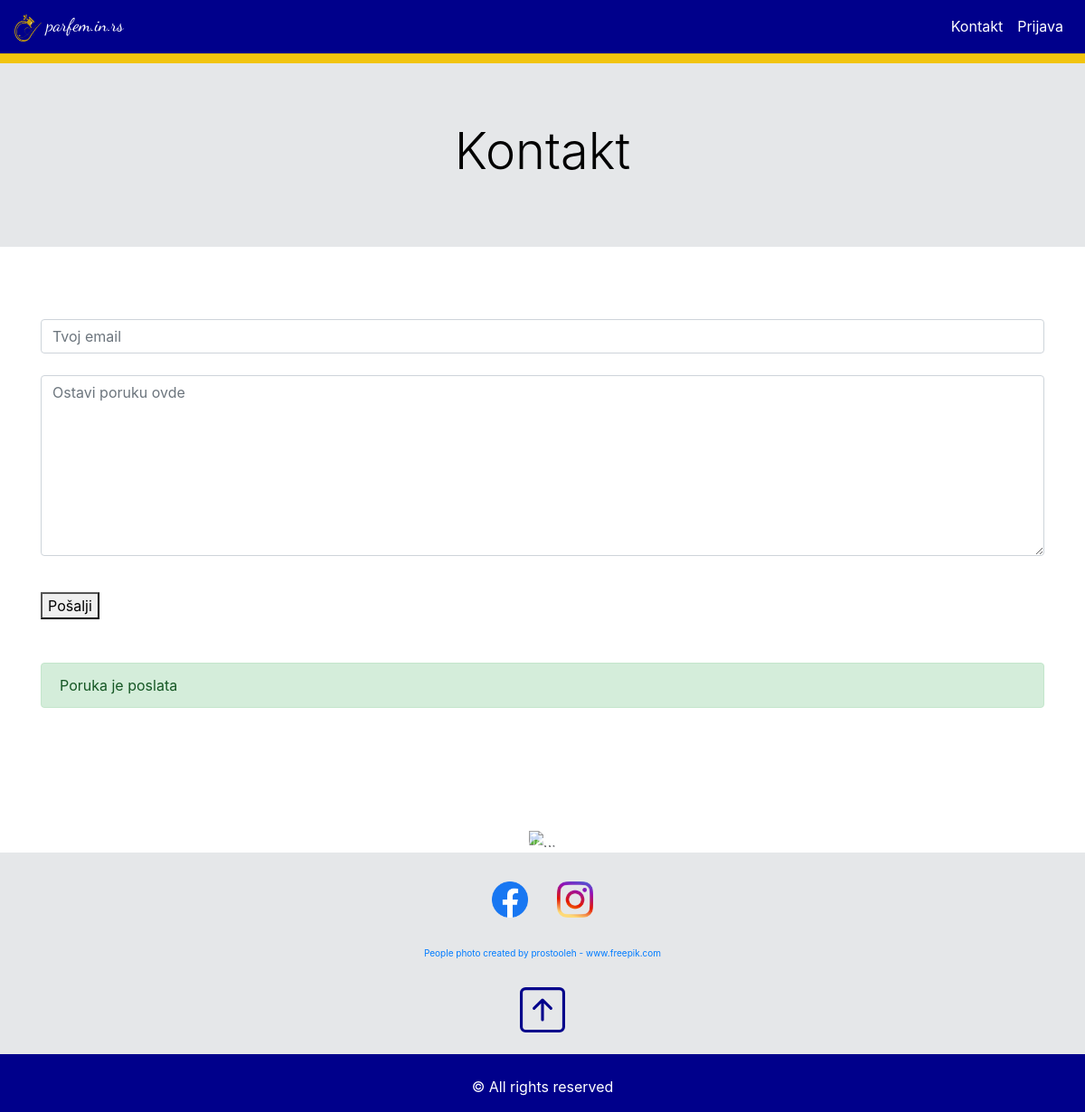
Page /views/contact.view.php?email=true on the committed database.
### tables this page shows
CREATE TABLE settings(
	setting_id int AUTO_INCREMENT PRIMARY KEY,
	setting_description varchar(150),
	setting_value varchar(150),
	setting_value_2 varchar(150)
);

### classes/ConnectionBuilder.php (called while the page is built, shortened)
<?php
    class ConnectionBuilder{
        public function __construct($conn){
            $this->conn = $conn;
        }
    }
?>

### classes/Connection.php (called while the page is built)
<?php
    class Connection{
        public $host='localhost';
        public $dbname='shop';
        public $username='root';
        public $password='';
        public function connect(){
            try{
                return new PDO("mysql:host={$this->host};dbname={$this->dbname};charset=utf8",$this->username,$this->password);
            }catch(PDOException $e){
                echo 'Error'.$e->getMessage();
            }
        }
    }
?>

### objects.php (called while the page is built, shortened)
<?php
    require 'classes/Connection.php';
    require 'classes/ConnectionBuilder.php';
    require 'classes/Setting.php';
    $conn = new Connection();
    $setting = new Setting($conn->connect());
?>

### classes/Setting.php (the view, shortened to what this page needs)
<?php
    class Setting extends ConnectionBuilder{
        public function selectSettingValue($settingId){
            $sql = "
                select s.setting_value,s.setting_value_2
                from settings s
                where s.setting_id = {$settingId}
            ";
            $query = $this->conn->prepare($sql);
            $query->execute();
            $result = $query->fetchAll(PDO::FETCH_OBJ);
            return $result;
        }
        public function navbar($text){
            $navbarJumbotronColor = $this->selectSettingValue(2);
            $navbarJumbotronTextColor = $this->selectSettingValue(4);
            echo '<div class="jumbotron jumbotron-fluid" style="background-color:'.$navbarJumbotronColor[0]->setting_value.'; color:'.$navbarJumbotronTextColor[0]->setting_value.' " >';
                echo '<div class="container text-center" > ';
                    echo '<h1 class="display-4">'.$text.'</h1>';
                echo '</div>';
            echo '</div>';
        }
    }
?>

### partials/footer.php (shortened to what this page needs)
    <?php $footerJumbotronColor = $setting->selectSettingValue(1); ?>
    <div class="container-fluid" <?php echo 'style="background-color:'.$footerJumbotronColor[0]->setting_value.'; " ' ?> >
        <div class="row">
            <div class="col-12" >
                <br>
                <ul class="nav justify-content-center">
                    <?php
                        $facebookIconShow = $setting->selectSettingValue(7);
                        if($facebookIconShow[0]->setting_value=='true'):
                     ?>
                        <li class="nav-item"><a href="#" class="nav-link"><img src=<?php $facebookIconLink = $setting->selectSettingValue(9); echo $facebookIconLink[0]->setting_value; ?> class="img-fluid" alt="Responsive image" width="40px" height="40px"></a></li>
                    <?php endif; ?>
                    <?php
                        $instagramIconShow = $setting->selectSettingValue(8);
                        if($instagramIconShow[0]->setting_value=='true'):
                     ?>
                        <li class="nav-item"><a href="#" class="nav-link"><img src=<?php $instagramIconLink = $setting->selectSettingValue(10); echo $instagramIconLink[0]->setting_value; ?> class="img-fluid" alt="Responsive image" width="40px" height="40px"></a></li>
                    <?php endif; ?>
                </ul>
                <br>
                <div class="text-center" style="font-size: 10px;">
                    <?php
                        $footerJumbotronlink1Show = $setting->selectSettingValue(12);
                        if($footerJumbotronlink1Show[0]->setting_value=='true'):
                     ?>
                        <?php $footerJumbotronlink1 = $setting->selectSettingValue(14); ?>
                        <a href=<?php echo $footerJumbotronlink1[0]->setting_value;  ?> ><?php echo $footerJumbotronlink1[0]->setting_value_2;  ?></a>
                        <br>
                    <?php endif; ?>
                    <?php $backToTopTextColor = $setting->selectSettingValue(11); ?>
                    <br>
                    <br>
                    <a id="back-to-top" href="#" class="" role="button" title="Click to return on the top page" data-toggle="tooltip" data-placement="left">
                        <svg xmlns="http://www.w3.org/2000/svg" width="50" height="50" fill="currentColor" class="bi bi-arrow-up-square" viewBox="0 0 16 16"  <?php echo 'style="color:'.$backToTopTextColor[0]->setting_value.'; " ' ?> >
                            <path fill-rule="evenodd" d="M15 2a1 1 0 0 0-1-1H2a1 1 0 0 0-1 1v12a1 1 0 0 0 1 1h12a1 1 0 0 0 1-1V2zM0 2a2 2 0 0 1 2-2h12a2 2 0 0 1 2 2v12a2 2 0 0 1-2 2H2a2 2 0 0 1-2-2V2zm8.5 9.5a.5.5 0 0 1-1 0V5.707L5.354 7.854a.5.5 0 1 1-.708-.708l3-3a.5.5 0 0 1 .708 0l3 3a.5.5 0 0 1-.708.708L8.5 5.707V11.5z"/>
                        </svg>
                    </a>
                </div>
                <br>
            </div>
        </div>
    </div>
    <?php
        $footerColor = $setting->selectSettingValue(5);
        $footerTextColor = $setting->selectSettingValue(6);
    ?>
    <div class="container-fluid" <?php echo 'style="background-color:'.$footerColor[0]->setting_value.'; color:'.$footerTextColor[0]->setting_value.'  " ' ?> >
        <div class="row">
            <div class="col-12 text-center">
                <div>
                    <br>
                    <p>&copy; All rights reserved</p>
                </div>
            </div>
        </div>
    </div>
</body>
</html>

### rows in the picture
settings: setting_value (picture)
settings: setting_value (picture)
settings: setting_value_2 "People photo created by prostooleh - www.freepik.com"

### other values in the picture
$text "Kontakt"
